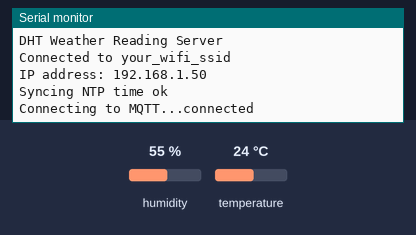
Recording of a program running on a simulated ESP8266 (NodeMCU). Parts: the last lines printed to the serial monitor. The inputs (shaded band) are chosen by the test bench; at power-on: humidity 55 %, temperature 24 °C. WiFi joins after 1.5 s; servers stay silent unless stated; the local clock reads 2024-03-15 10:24:30 at power-on unless the program sets it; no MQTT or app messages arrive unless stated.

Above: at 2.7 s.
2.8 s: humidity set to 22 %
At 6.0 s:
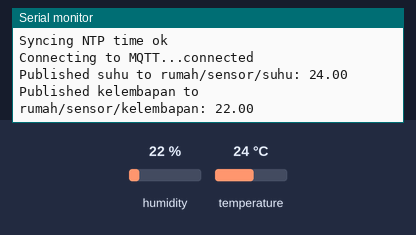
9.7 s: temperature set to 12 °C
At 11.1 s:
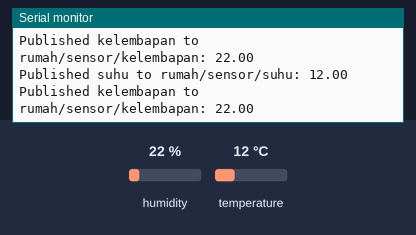
16.6 s: humidity set to 40 %
At 21.1 s:
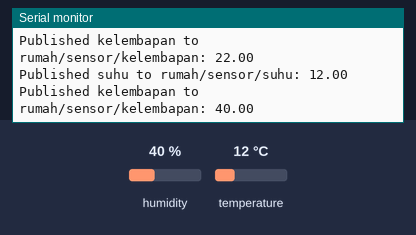

The program:

main.cpp
```cpp
#include <Arduino.h>
#include "config.h"
#include <ESP8266WiFi.h>
#include <WiFiClientSecureBearSSL.h>
#include <DHT.h>
#include <PubSubClient.h>
#include <memory>
#include <time.h>

#define DHTPIN              2
#define DHTTYPE             DHT11
#define PUBLISH_INTERVAL    5000

DHT dht(DHTPIN, DHTTYPE);
BearSSL::WiFiClientSecure wifiClient;
PubSubClient mqttClient(wifiClient);
std::unique_ptr<BearSSL::X509List> mqttCaCert;
unsigned long lastPublishMillis = 0;

void syncClock() {
  configTime(7 * 3600, 0, "pool.ntp.org", "time.nist.gov");
  Serial.print("Syncing NTP time");

  time_t now = time(nullptr);
  uint8_t retries = 0;
  while (now < 1700000000 && retries < 30) {
    delay(500);
    Serial.print(".");
    now = time(nullptr);
    retries++;
  }

  if (now >= 1700000000) {
    Serial.println(" ok");
    wifiClient.setX509Time(now);
  } else {
    Serial.println(" failed (using local clock)");
  }
}

void connectWiFi() {
  if (WiFi.status() == WL_CONNECTED) {
    return;
  }

  WiFi.begin(AppConfig::WIFI_SSID, AppConfig::WIFI_PASSWORD);
  Serial.print("\n\r \n\rWorking to connect");

  while (WiFi.status() != WL_CONNECTED) {
    delay(500);
    Serial.print(".");
  }

  Serial.println("\nDHT Weather Reading Server");
  Serial.print("Connected to ");
  Serial.println(AppConfig::WIFI_SSID);
  Serial.print("IP address: ");
  Serial.println(WiFi.localIP());
}

void connectMQTT() {
  if (mqttClient.connected()) {
    return;
  }

  char clientId[32];
  snprintf(clientId, sizeof(clientId), "esp8285-%06X", ESP.getChipId());

  while (!mqttClient.connected()) {
    Serial.print("Connecting to MQTT...");
    if (mqttClient.connect(clientId, AppConfig::MQTT_USER, AppConfig::MQTT_PASS)) {
      Serial.println("connected");
    } else {
      char sslError[128];
      wifiClient.getLastSSLError(sslError, sizeof(sslError));
      Serial.print("failed, rc=");
      Serial.print(mqttClient.state());
      Serial.print(", tls=");
      Serial.print(sslError);
      Serial.println(" retry in 5 seconds");
      delay(5000);
    }
  }
}

void publishSensorData() {
  float humidity = dht.readHumidity();
  float temperature = dht.readTemperature();

  if (isnan(humidity) || isnan(temperature)) {
    Serial.println("Failed to read from DHT sensor");
    return;
  }

  char suhuPayload[16];
  char kelembapanPayload[16];

  dtostrf(temperature, 0, 2, suhuPayload);
  dtostrf(humidity, 0, 2, kelembapanPayload);

  bool suhuOk = mqttClient.publish(AppConfig::MQTT_TOPIC_SUHU, suhuPayload, true);
  bool kelembapanOk = mqttClient.publish(AppConfig::MQTT_TOPIC_KELEMBAPAN, kelembapanPayload, true);

  if (suhuOk && kelembapanOk) {
    Serial.print("Published suhu to ");
    Serial.print(AppConfig::MQTT_TOPIC_SUHU);
    Serial.print(": ");
    Serial.println(suhuPayload);

    Serial.print("Published kelembapan to ");
    Serial.print(AppConfig::MQTT_TOPIC_KELEMBAPAN);
    Serial.print(": ");
    Serial.println(kelembapanPayload);
  } else {
    Serial.println("Failed to publish one or more MQTT messages");
  }
}

void setup() {
  Serial.begin(115200);

  dht.begin();
  connectWiFi();
  syncClock();

  if (AppConfig::MQTT_TLS_INSECURE) {
    Serial.println("WARNING: MQTT TLS hostname verification disabled (insecure)");
    wifiClient.setInsecure();
  } else {
    mqttCaCert.reset(new BearSSL::X509List(AppConfig::MQTT_CA_CERT));
    wifiClient.setTrustAnchors(mqttCaCert.get());
  }

  mqttClient.setServer(AppConfig::MQTT_SERVER, AppConfig::MQTT_PORT);
  connectMQTT();
}

void loop() {
  if (WiFi.status() != WL_CONNECTED) {
    connectWiFi();
  }

  if (!mqttClient.connected()) {
    connectMQTT();
  }

  mqttClient.loop();

  unsigned long currentMillis = millis();
  if (currentMillis - lastPublishMillis >= PUBLISH_INTERVAL) {
    lastPublishMillis = currentMillis;
    publishSensorData();
  }
}
```

config.example.h
```cpp
#ifndef SUHU_KELEMBAPAN_MQTT_CONFIG_H
#define SUHU_KELEMBAPAN_MQTT_CONFIG_H

// Salin file ini menjadi config.h lalu isi dengan kredensial asli.
// Jangan commit config.h ke Git.

namespace AppConfig {

static constexpr const char* WIFI_SSID = "your_wifi_ssid";
static constexpr const char* WIFI_PASSWORD = "your_wifi_password";

static constexpr const char* MQTT_SERVER = "your_mqtt_broker_ip";
static constexpr const char* MQTT_TLS_SERVER_NAME = "mqtt.example.com";
static constexpr uint16_t MQTT_PORT = 8883;
static constexpr bool MQTT_TLS_INSECURE = false;
static constexpr const char* MQTT_USER = "your_mqtt_username";
static constexpr const char* MQTT_PASS = "your_mqtt_password";
static constexpr const char* MQTT_TOPIC_SUHU = "rumah/sensor/suhu";
static constexpr const char* MQTT_TOPIC_KELEMBAPAN = "rumah/sensor/kelembapan";
static constexpr const char* MQTT_CA_CERT = R"CERT(
-----BEGIN CERTIFICATE-----
-----END CERTIFICATE-----
)CERT";

}  // namespace AppConfig

#endif
```

Measured:
- after the input at 2.8 s, the serial monitor: prints a new line after 2.2 s (image 1)
- after the input at 9.7 s, the serial monitor: prints a new line after 0.32 s (image 2)
- after the input at 16.6 s, the serial monitor: prints a new line after 3.4 s (image 3)
